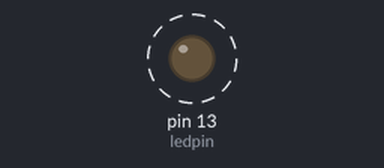
This sketch was run on a simulated Arduino Uno, built with avr-gcc and run on an emulated ATmega328P. On the bench: output pins drawn as LEDs (lit = HIGH). Dashed ring = blinking.

Above: at 0.3 s.
Timing chart, 0 to 3.0 s (numbered marks = the images above):
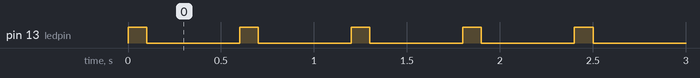

The sketch:

Task1.ino
```cpp
// pin decleration
const int ledpin =13;
const int j=0;
void setup() {
  // put your setup code here, to run once:
Serial.begin(9600); //initialize serial communication
pinMode(ledpin,OUTPUT);
}

void loop() {
  // put your main code here, to run repeatedly:

digitalWrite(ledpin,HIGH);
delay(100);
digitalWrite(ledpin,LOW);
delay(500);
}
```

Measured:
- by itself, pin 13 (ledpin): alternates HIGH for 0.10 s and LOW for 0.50 s
